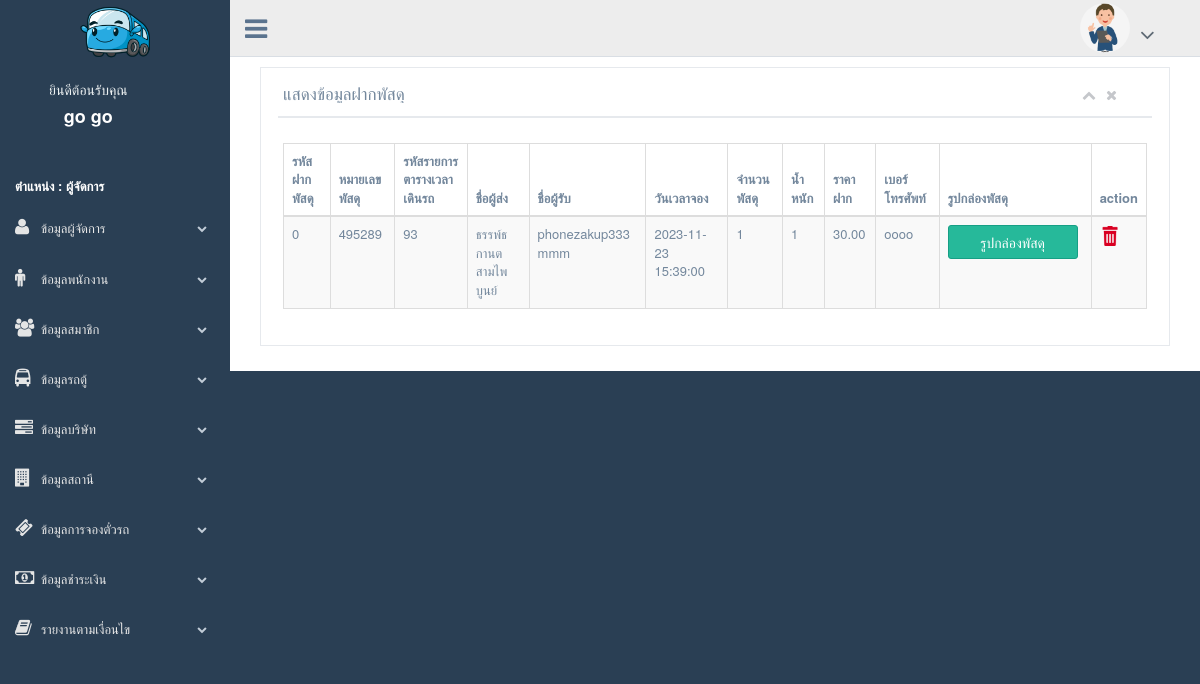
/backend/admin/show_package.php (signed in), run on the app's committed database.
### tables this page shows
CREATE TABLE `tb_type` (
  `type_id` int(11) NOT NULL,
  `type_name` varchar(20) NOT NULL
);

CREATE TABLE `tb_package` (
  `package_id` int(11) NOT NULL,
  `package_no` varchar(10) NOT NULL,
  `package_fname` varchar(100) NOT NULL,
  `package_lname` varchar(100) NOT NULL,
  `package_date_time` datetime NOT NULL,
  `package_amount` varchar(3) NOT NULL,
  `package_weight` varchar(3) NOT NULL,
  `package_price` double NOT NULL,
  `package_tel` varchar(10) NOT NULL,
  `package_pic` varchar(255) NOT NULL,
  `user_idcard` varchar(13) NOT NULL,
  `station_id` int(11) NOT NULL,
  `company_id` int(11) NOT NULL
);

CREATE TABLE `tb_user` (
  `user_id` int(11) NOT NULL,
  `user_email` varchar(100) NOT NULL,
  `user_pass` varchar(50) NOT NULL,
  `user_fname` varchar(100) NOT NULL,
  `user_surname` varchar(100) NOT NULL,
  `user_line` varchar(50) NOT NULL,
  `user_tel` varchar(10) NOT NULL,
  `user_birthday` date NOT NULL,
  `user_sex` varchar(10) NOT NULL,
  `user_idcard` varchar(13) NOT NULL
);

### class_conn.php (called while the page is built, shortened)
<?php
class class_conn{
public $db_server = "localhost";
public $db_username = "root";
public $db_password = "0852009988";
public $db_database = "db_vantickets2";
public function select_base($sql){
$db_server = $this->db_server;
$db_username = $this->db_username;
$db_password = $this->db_password;
$db_database = $this->db_database;
$con = mysqli_connect($db_server,$db_username,$db_password,$db_database);
mysqli_set_charset($con,"utf8");
$result = mysqli_query($con,$sql);
return $result;
}
}
?>

### backend/admin/show_package.php (the view, shortened to what this page needs)
<?php include('header.php'); ?>
<div class="right_col" role="main">
    <div class="col-md-12 col-sm-12 col-xs-12">
        <div class="x_panel">
            <div class="x_title">
                <h2>แสดงข้อมูลฝากพัสดุ </h2>
                <ul class="nav navbar-right panel_toolbox">
                    <li><a class="collapse-link"><i class="fa fa-chevron-up"></i></a>
                    </li>
                    <li><a class="close-link"><i class="fa fa-close"></i></a>
                    </li>
                </ul>
                <div class="clearfix"></div>
            </div>
            <div class="x_content">
                <p class="text-muted font-13 m-b-30">
                <table id="datatable-buttons" class="table table-striped table-bordered">
                    <thead>
                        <tr>
                            <th>รหัสฝากพัสดุ</th>
                            <th>หมายเลขพัสดุ</th>
                            <th>รหัสรายการตารางเวลาเดินรถ</th>
                            <th>ชื่อผู้ส่ง</th>
                            <th>ชื่อผู้รับ</th>
                            <th>วันเวลาจอง</th>
                            <th>จำนวนพัสดุ</th>
                            <th>น้ำหนัก</th>
                            <th>ราคาฝาก</th>
                            <th>เบอร์โทรศัพท์</th>
                            <th>รูปกล่องพัสดุ</th>
                            <th>action</th>
                        </tr>
                    </thead>
                    <tbody>
                        <?php
                        $sql = " SELECT *,u.user_fname,u.user_surname from tb_package p join tb_user u on u.user_idcard = p.user_idcard order by p.package_id desc";
                        $result = $cls_conn->select_base($sql);
                        while ($row = mysqli_fetch_array($result)) {
                        ?>
                            <tr>
                                 <td>
                                    <?= $row['package_id']; ?>
                                </td>
                                <td>
                                    <?= $row['package_no']; ?>
                                </td>
                                <td>
                                    <?= $row['station_id']; ?>
                                </td>
                                <td>
                                    <?= $row['user_fname']." ".$row['user_surname']; ?>
                                </td>
                                <td>
                                    <?= $row['package_fname']." ".$row['package_lname']; ?>
                                </td>
                                <td>
                                    <?= $row['package_date_time']; ?>
                                </td>
                                <td>
                                    <?= $row['package_amount']; ?>
                                </td>
                                <td>
                                    <?= $row['package_weight']; ?>
                                </td>
                                <td>
                                    <?= number_format((intval($row['package_price'])), 2, ".", ","); ?>
                                </td>
                                <td>
                                    <?= $row['package_tel']; ?>
                                </td>
                                <td>
                                    <input id="btn_img" value="รูปกล่องพัสดุ" onclick="img(<?= $row['package_id']; ?>)" class="btn btn-success" style="width: 130px;">
                                </td>
                                <td>
                                    <a href="delete_package.php?id=<?= $row['package_id']; ?>" onclick="return confirm('คุณต้องการลบหรือไม่?')"><img src="../../image/delete.png" style="width: 20px;" /></a>
                                </td>
                            </tr>
                        <?php
                        }
                        ?>
                    </tbody>
                </table>
            </div>
        </div>
    </div>
</div>
<?php include('footer.php'); ?>

### backend/admin/header.php (shortened to what this page needs)
<?php
include('../../class_conn.php');
$cls_conn = new class_conn;
?>
<!DOCTYPE html>
<html lang="en">
<head>
    <link href="../template/vendors/bootstrap/dist/css/bootstrap.min.css" rel="stylesheet">
    <link href="../template/vendors/font-awesome/css/font-awesome.min.css" rel="stylesheet">
    <link href="../template/vendors/nprogress/nprogress.css" rel="stylesheet">
    <link href="../template/vendors/iCheck/skins/flat/green.css" rel="stylesheet">
    <link href="../template/vendors/bootstrap-progressbar/css/bootstrap-progressbar-3.3.4.min.css" rel="stylesheet">
    <link href="../template/vendors/jqvmap/dist/jqvmap.min.css" rel="stylesheet" />
    <link href="../template/vendors/bootstrap-daterangepicker/daterangepicker.css" rel="stylesheet">
    <link href="../template/build/css/custom.min.css" rel="stylesheet">
    <link rel="stylesheet" href="https://cdn.jsdelivr.net/npm/sweetalert2@11.7.1/dist/sweetalert2.min.css">
</head>
<body class="nav-md">
    <div class="container body">
        <div class="main_container">
            <div class="col-md-3 left_col">
                <div class="left_col scroll-view">
                    <div class="navbar nav_title" style="border: 0;" align="center"><img src="../../frontend/image/car.png" width="px" height="70px" /><span></span> </div>
                    <div class="profile clearfix" style="margin-left:20px;">
                        <?php if (!isset($_SESSION['admin_id']) && !isset($_SESSION['employee_id'])) {
                            echo $cls_conn->goto_page(0, '../../login.php')
                        ?>
                        <?php  } else if (isset($_SESSION['admin_id'])) { ?>
                            <div class="profile_info" style="text-align :center;"> <span>
                                    <h2>ยินดีต้อนรับคุณ</h2>
                                    <h4 style="font-weight: bold; color:white;"> <?= $_SESSION['admin_fname'] . " " . $_SESSION['admin_lname']; ?></h4>
                                </span>
                            </div>
                        <?php   } else if (isset($_SESSION['employee_id'])) { ?>
                            <div class="profile_info" style="text-align :center;"> <span>
                                    <h2>ยินดีต้อนรับคุณ </h2>
                                    <h4 style="font-weight: bold; color:white;"><?= $_SESSION['employee_fname'] . " " . $_SESSION['employee_lname']; ?></h4>
                                    <?php
                                            $company = $_SESSION['company_id'];
                                            $sql = "select company_name from tb_company where company_id = ' $company'";
                                            $rsd = $cls_conn->select_base($sql);
                                            $row = $rsd->fetch_array();
                                            $companyName = $row['company_name'];
                                    ?>
                                    <h5 style="font-weight: bold; color:white;">บริษัท : <?=$companyName;?></h5>
                                </span>
                            </div>
                        <?php } ?>
                    </div>
                    <br />
                    <div id="sidebar-menu" class="main_menu_side hidden-print main_menu">
                        <div class="menu_section">
                            <ul class="nav side-menu">
                                <?php
                                $id = $_SESSION['type_id'];
                                $sql_a = "select type_name from tb_type where type_id = '$id'";
                                $rsd = $cls_conn->select_base($sql_a);
                                $row = $rsd->fetch_assoc();
                                $type_id = $row['type_name'];
                                if ($type_id === "ผู้จัดการ") { ?>
                                    <div class="">
                                        <p style="color:white; padding-left:15px;font-weight:bold;">ตำแหน่ง : <?= $type_id; ?></p>
                                    </div>
                                    <li><a><i class="fa fa-user"></i>ข้อมูลผู้จัดการ<span class="fa fa-chevron-down"></span></a>
                                    </li>
                                    <li><a><i class="fa fa-male"></i>ข้อมูลพนักงาน<span class="fa fa-chevron-down"></span></a>
                                    </li>
                                    <li><a><i class="fa fa-group"></i>ข้อมูลสมาชิก<span class="fa fa-chevron-down"></span></a>
                                    </li>
                                    <li><a><i class="fa fa-bus"></i>ข้อมูลรถตู้<span class="fa fa-chevron-down"></span></a>
                                    </li>
                                    <li><a><i class="fa fa-tasks"></i>ข้อมูลบริษัท<span class="fa fa-chevron-down"></span></a>
                                    </li>
                                    <li><a><i class="fa fa-building"></i>ข้อมูลสถานี<span class="fa fa-chevron-down"></span></a>
                                    </li>
                                    <li><a><i class="fa fa-ticket"></i>ข้อมูลการจองตั๋วรถ<span class="fa fa-chevron-down"></span></a>
                                    </li>
                                    <li><a><i class="fa fa-money"></i>ข้อมูลชำระเงิน<span class="fa fa-chevron-down"></span></a>
                                    </li>
                                    <li><a><i class="fa fa-book"></i>รายงานตามเงื่อนไข<span class="fa fa-chevron-down"></span></a>
                                    </li>
                                <?php    } ?>
                            </ul>
                        </div>
                    </div>
                </div>
            </div>
            <div class="top_nav">
                <div class="nav_menu">
                    <nav>
                        <div class="nav toggle"> <a id="menu_toggle"><i class="fa fa-bars"></i></a> </div>
                        <ul class="nav navbar-nav navbar-right" style="padding: 3px 0 3px 0;">
                            <li class="" style="display: grid;grid-template-columns: 60px 60px;">
                                <?php if (isset($_SESSION['admin_id'])) { ?>
                                    <span><img src="../../upload/<?= $_SESSION['admin_image']; ?>" style="width:50px;height:50px;border-radius: 50%;"></span>
                                    <span style="padding-top: 20px;">
                                        <a href="javascript:;" class="user-profile dropdown-toggle" data-toggle="dropdown" aria-expanded="false"> <span class=" fa fa-angle-down" style="font-size: 23px;"></span> </a>
                                    </span>
                                <?php } else if (isset($_SESSION['employee_id'])) { ?>
                                    <span><img src="../../upload/<?= $_SESSION['employee_image']; ?>" style="width:50px;height:50px;border-radius: 50%;"></span>
                                    <span style="padding-top: 20px;">
                                        <a href="javascript:;" class="user-profile dropdown-toggle" data-toggle="dropdown" aria-expanded="false"> <span class=" fa fa-angle-down" style="font-size: 23px;"></span> </a>
                                        <ul class="dropdown-menu dropdown-usermenu pull-right">
                                            <li><a href="editProfile_employee.php">แก้ไขข้อมูลส่วนตัว</a></li>
                                            <li><a href="logout.php"><i class="fa fa-sign-out"></i>ออกจากระบบ</a></li>
                                    </span>
                                <?php } ?>
                            </li>
                        </ul>
                    </nav>
                </div>
            </div>

### data on the page
tb_type: type_name "ผู้จัดการ"
tb_package: package_id "0", package_no "495289", station "93", tb_user.user_fname "ธรรพ์ธกานต", tb_user.user_surname "สามไพบูนย์", package_fname "phonezakup333", package_lname "mmm", package_date_time "2023-11-23 15:39:00", package_amount "1", package_weight "1", package_price "30.00", package_tel "oooo"

### other printed values
$_SESSION['admin_fname'] "go"
$_SESSION['admin_lname'] "go"
